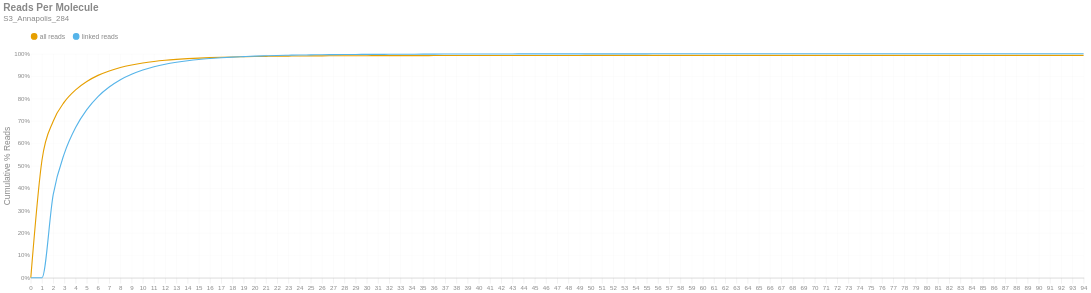

The cell this chart's notebook holds for it:
### Markdown cell above
### Reads per Molecule
This chart shows the cumulative distribution of the number of reads per linked molecule. That is, how many alignments are associated with a unique molecule. This excludes the number of reads associated with invalid or absent linked-read barcodes. The `linked` histogram is the percentages recalculated when disregarding singletons.

### Code cell
if SKIPLR:
    print_html(f"Skipped")
else:
    counts = np.bincount(valids['reads'].cast(pl.Int64).to_numpy())
    weighted = counts * np.arange(len(counts))
    all_perc = weighted / n_reads
    linked_perc = weighted / n_linked_reads
    linked_perc[1] = 0
    binned_df = pl.DataFrame({
        'readsper': list(range(len(counts))),
        'all reads (cumsum)': np.cumsum(all_perc).tolist(),
        'linked reads (cumsum)': np.cumsum(linked_perc).tolist(),
    })

    with SafeRender(binned_df):
        (
            density_plot(binned_df, 'Reads Per Molecule', samplename, 'readspmol')
            .encode(
                x=alt.X('readsper:O', title=None).axis(labelAngle=0).scale(padding=0),
                y=alt.Y('value:Q', title='Cumulative % Reads').axis(format='%').stack(False),
                color=alt.Color("key:N").scale(domain=["all reads", "linked reads"]),
                tooltip=[
                    alt.Tooltip("key:N", title="Data Type"),
                    alt.Tooltip("readsper:O", title="Reads Per Molecule"),
                    alt.Tooltip("value:Q", format=".2%", title="% Reads (Cum.)")
                ]            
            )
        ).display()

### Figure 1 — Vega-Lite specification as saved in the notebook (floating-point values rounded to 4 significant figures)
{"width": "container", "height": 400, "config": {"title": {"anchor": "start", "dy": -15, "fontSize": 18, "color": "#888888", "subtitleColor": "#888888", "subtitleFontSize": 14}, "arc": {"fill": "#0072B2"}, "axis": {"domainColor": "#888888", "domainWidth": 0.5, "gridWidth": 0.2, "grid": false, "titleFontWeight": 400, "titleFontSize": 15, "labelFontSize": 11, "labelColor": "#888888", "tickColor": "#888888", "tickWidth": 0.2, "titleColor": "#888888"}, "axisBand": {"grid": false}, "axisX": {"grid": true, "tickSize": 10, "domainCap": "round"}, "axisY": {"domain": false, "grid": true, "tickSize": 0, "domainCap": "round"}, "background": "transparent", "header": {"labelFontSize": 15, "labelColor": "#888888", "titleFontSize": 15, "titleFontWeight": 600, "titleColor": "#888888"}, "legend": {"labelFont": "sans-serif", "labelFontSize": 12, "labelColor": "#888888", "symbolSize": 100, "symbolType": "circle", "titleFontSize": 12, "titlePadding": 10, "titleColor": "#888888", "title": null, "orient": "top"}, "range": {"category": ["#E69F00", "#56B4E9", "#009E73", "#F0E442", "#0072B2", "#D55E00", "#CC79A7", "#000000"], "diverging": ["#cfe8f3", "#a2d4ec", "#73bfe2", "#46abdb", "#1696d2", "#12719e"]}, "area": {"fill": "#0072B2", "fillOpacity": 0.7, "line": true, "strokeOpacity": 0.7}, "line": {"color": "#0072B2", "stroke": "#0072B2", "strokeWidth": 2}, "trail": {"color": "#0072B2", "stroke": "#0072B2", "strokeWidth": 0, "size": 1}, "point": {"filled": true, "fillOpacity": 1.0, "size": 95}, "text": {"color": "#888888", "fontSize": 11, "align": "right", "fontWeight": 400, "size": 11}, "bar": {"fill": "#0072B2", "stroke": null}, "view": {"stroke": null, "continuousWidth": 660, "continuousHeight": 400}}, "data": {"name": "data-20d4155f5f795f408c1ebb51c485a7c0"}, "mark": {"type": "line", "interpolate": "monotone", "point": {"opacity": 0, "size": 275}}, "encoding": {"color": {"field": "key", "scale": {"domain": ["all reads", "linked reads"]}, "type": "nominal"}, "tooltip": [{"field": "key", "title": "Data Type", "type": "nominal"}, {"field": "readsper", "title": "Reads Per Molecule", "type": "ordinal"}, {"field": "value", "format": ".2%", "title": "% Reads (Cum.)", "type": "quantitative"}], "x": {"axis": {"labelAngle": 0}, "field": "readsper", "scale": {"padding": 0}, "title": null, "type": "ordinal"}, "y": {"axis": {"format": "%"}, "field": "value", "stack": false, "title": "Cumulative % Reads", "type": "quantitative"}}, "params": [{"name": "param_c36ac31b6afebe62", "select": {"type": "point", "fields": ["key"]}, "bind": "legend"}], "title": {"text": "Reads Per Molecule", "subtitle": "S3_Annapolis_284"}, "transform": [{"fold": ["all reads (cumsum)", "linked reads (cumsum)"]}, {"calculate": "replace(datum.key, ' (cumsum)', '')", "as": "key"}, {"filter": {"param": "param_c36ac31b6afebe62"}}], "usermeta": {"embedOptions": {"downloadFileName": "S3_Annapolis_284.readspmol"}}, "$schema": "https://vega.github.io/schema/vega-lite/v6.1.0.json", "datasets": {"data-20d4155f5f795f408c1ebb51c485a7c0": [{"readsper": 0, "all reads (cumsum)": 0.0, "linked reads (cumsum)": 0.0}, {"readsper": 1, "all reads (cumsum)": 0.5256, "linked reads (cumsum)": 0.0}, {"readsper": 2, "all reads (cumsum)": 0.6988, "linked reads (cumsum)": 0.3708}, {"readsper": 3, "all reads (cumsum)": 0.7851, "linked reads (cumsum)": 0.5555}, {"readsper": 4, "all reads (cumsum)": 0.8388, "linked reads (cumsum)": 0.6705}, {"readsper": 5, "all reads (cumsum)": 0.8761, "linked reads (cumsum)": 0.7504}, {"readsper": 6, "all reads (cumsum)": 0.9035, "linked reads (cumsum)": 0.809}, {"readsper": 7, "all reads (cumsum)": 0.9232, "linked reads (cumsum)": 0.8513}, {"readsper": 8, "all reads (cumsum)": 0.9385, "linked reads (cumsum)": 0.884}, {"readsper": 9, "all reads (cumsum)": 0.9498, "linked reads (cumsum)": 0.9083}, {"readsper": 10, "all reads (cumsum)": 0.9588, "linked reads (cumsum)": 0.9275}, {"readsper": 11, "all reads (cumsum)": 0.9657, "linked reads (cumsum)": 0.9421}, {"readsper": 12, "all reads (cumsum)": 0.9709, "linked reads (cumsum)": 0.9533}, {"readsper": 13, "all reads (cumsum)": 0.9749, "linked reads (cumsum)": 0.9618}, {"readsper": 14, "all reads (cumsum)": 0.9781, "linked reads (cumsum)": 0.9688}, {"readsper": 15, "all reads (cumsum)": 0.9807, "linked reads (cumsum)": 0.9744}, {"readsper": 16, "all reads (cumsum)": 0.9827, "linked reads (cumsum)": 0.9786}, {"readsper": 17, "all reads (cumsum)": 0.9844, "linked reads (cumsum)": 0.9822}, {"readsper": 18, "all reads (cumsum)": 0.9858, "linked reads (cumsum)": 0.9852}, {"readsper": 19, "all reads (cumsum)": 0.9868, "linked reads (cumsum)": 0.9874}, {"readsper": 20, "all reads (cumsum)": 0.9878, "linked reads (cumsum)": 0.9895}, {"readsper": 21, "all reads (cumsum)": 0.9885, "linked reads (cumsum)": 0.991}, {"readsper": 22, "all reads (cumsum)": 0.9892, "linked reads (cumsum)": 0.9925}, {"readsper": 23, "all reads (cumsum)": 0.9897, "linked reads (cumsum)": 0.9935}, {"readsper": 24, "all reads (cumsum)": 0.9901, "linked reads (cumsum)": 0.9944}, {"readsper": 25, "all reads (cumsum)": 0.9904, "linked reads (cumsum)": 0.995}, {"readsper": 26, "all reads (cumsum)": 0.9907, "linked reads (cumsum)": 0.9957}, {"readsper": 27, "all reads (cumsum)": 0.9909, "linked reads (cumsum)": 0.9962}, {"readsper": 28, "all reads (cumsum)": 0.9911, "linked reads (cumsum)": 0.9966}, {"readsper": 29, "all reads (cumsum)": 0.9913, "linked reads (cumsum)": 0.9969}, {"readsper": 30, "all reads (cumsum)": 0.9914, "linked reads (cumsum)": 0.9971}, {"readsper": 31, "all reads (cumsum)": 0.9915, "linked reads (cumsum)": 0.9973}, {"readsper": 32, "all reads (cumsum)": 0.9916, "linked reads (cumsum)": 0.9976}, {"readsper": 33, "all reads (cumsum)": 0.9917, "linked reads (cumsum)": 0.9978}, {"readsper": 34, "all reads (cumsum)": 0.9918, "linked reads (cumsum)": 0.998}, {"readsper": 35, "all reads (cumsum)": 0.9919, "linked reads (cumsum)": 0.9982}, {"readsper": 36, "all reads (cumsum)": 0.992, "linked reads (cumsum)": 0.9985}, {"readsper": 37, "all reads (cumsum)": 0.9921, "linked reads (cumsum)": 0.9987}, {"readsper": 38, "all reads (cumsum)": 0.9921, "linked reads (cumsum)": 0.9987}, {"readsper": 39, "all reads (cumsum)": 0.9922, "linked reads (cumsum)": 0.9988}, {"readsper": 40, "all reads (cumsum)": 0.9922, "linked reads (cumsum)": 0.999}, {"readsper": 41, "all reads (cumsum)": 0.9922, "linked reads (cumsum)": 0.999}, {"readsper": 42, "all reads (cumsum)": 0.9923, "linked reads (cumsum)": 0.9991}, {"readsper": 43, "all reads (cumsum)": 0.9923, "linked reads (cumsum)": 0.9992}, {"readsper": 44, "all reads (cumsum)": 0.9923, "linked reads (cumsum)": 0.9992}, {"readsper": 45, "all reads (cumsum)": 0.9924, "linked reads (cumsum)": 0.9993}, {"readsper": 46, "all reads (cumsum)": 0.9924, "linked reads (cumsum)": 0.9994}, {"readsper": 47, "all reads (cumsum)": 0.9924, "linked reads (cumsum)": 0.9994}, {"readsper": 48, "all reads (cumsum)": 0.9925, "linked reads (cumsum)": 0.9995}, {"readsper": 49, "all reads (cumsum)": 0.9925, "linked reads (cumsum)": 0.9996}, {"readsper": 50, "all reads (cumsum)": 0.9925, "linked reads (cumsum)": 0.9996}, {"readsper": 51, "all reads (cumsum)": 0.9925, "linked reads (cumsum)": 0.9996}, {"readsper": 52, "all reads (cumsum)": 0.9925, "linked reads (cumsum)": 0.9996}, {"readsper": 53, "all reads (cumsum)": 0.9925, "linked reads (cumsum)": 0.9996}, {"readsper": 54, "all reads (cumsum)": 0.9926, "linked reads (cumsum)": 0.9997}, {"readsper": 55, "all reads (cumsum)": 0.9926, "linked reads (cumsum)": 0.9998}, {"readsper": 56, "all reads (cumsum)": 0.9926, "linked reads (cumsum)": 0.9998}, {"readsper": 57, "all reads (cumsum)": 0.9926, "linked reads (cumsum)": 0.9998}, {"readsper": 58, "all reads (cumsum)": 0.9926, "linked reads (cumsum)": 0.9998}, {"readsper": 59, "all reads (cumsum)": 0.9926, "linked reads (cumsum)": 0.9998}, {"readsper": 60, "all reads (cumsum)": 0.9926, "linked reads (cumsum)": 0.9998}, {"readsper": 61, "all reads (cumsum)": 0.9926, "linked reads (cumsum)": 0.9998}, {"readsper": 62, "all reads (cumsum)": 0.9926, "linked reads (cumsum)": 0.9998}, {"readsper": 63, "all reads (cumsum)": 0.9926, "linked reads (cumsum)": 0.9999}, {"readsper": 64, "all reads (cumsum)": 0.9926, "linked reads (cumsum)": 0.9999}, {"readsper": 65, "all reads (cumsum)": 0.9926, "linked reads (cumsum)": 0.9999}, {"readsper": 66, "all reads (cumsum)": 0.9926, "linked reads (cumsum)": 0.9999}, {"readsper": 67, "all reads (cumsum)": 0.9926, "linked reads (cumsum)": 0.9999}, {"readsper": 68, "all reads (cumsum)": 0.9927, "linked reads (cumsum)": 0.9999}, {"readsper": 69, "all reads (cumsum)": 0.9927, "linked reads (cumsum)": 0.9999}, {"readsper": 70, "all reads (cumsum)": 0.9927, "linked reads (cumsum)": 0.9999}, {"readsper": 71, "all reads (cumsum)": 0.9927, "linked reads (cumsum)": 0.9999}, {"readsper": 72, "all reads (cumsum)": 0.9927, "linked reads (cumsum)": 0.9999}, {"readsper": 73, "all reads (cumsum)": 0.9927, "linked reads (cumsum)": 0.9999}, {"readsper": 74, "all reads (cumsum)": 0.9927, "linked reads (cumsum)": 0.9999}, {"readsper": 75, "all reads (cumsum)": 0.9927, "linked reads (cumsum)": 0.9999}, {"readsper": 76, "all reads (cumsum)": 0.9927, "linked reads (cumsum)": 0.9999}, {"readsper": 77, "all reads (cumsum)": 0.9927, "linked reads (cumsum)": 0.9999}, {"readsper": 78, "all reads (cumsum)": 0.9927, "linked reads (cumsum)": 0.9999}, {"readsper": 79, "all reads (cumsum)": 0.9927, "linked reads (cumsum)": 0.9999}, {"readsper": 80, "all reads (cumsum)": 0.9927, "linked reads (cumsum)": 0.9999}, {"readsper": 81, "all reads (cumsum)": 0.9927, "linked reads (cumsum)": 0.9999}, {"readsper": 82, "all reads (cumsum)": 0.9927, "linked reads (cumsum)": 0.9999}, {"readsper": 83, "all reads (cumsum)": 0.9927, "linked reads (cumsum)": 0.9999}, {"readsper": 84, "all reads (cumsum)": 0.9927, "linked reads (cumsum)": 0.9999}, {"readsper": 85, "all reads (cumsum)": 0.9927, "linked reads (cumsum)": 1.0}, {"readsper": 86, "all reads (cumsum)": 0.9927, "linked reads (cumsum)": 1.0}, {"readsper": 87, "all reads (cumsum)": 0.9927, "linked reads (cumsum)": 1.0}, {"readsper": 88, "all reads (cumsum)": 0.9927, "linked reads (cumsum)": 1.0}, {"readsper": 89, "all reads (cumsum)": 0.9927, "linked reads (cumsum)": 1.0}, {"readsper": 90, "all reads (cumsum)": 0.9927, "linked reads (cumsum)": 1.0}, {"readsper": 91, "all reads (cumsum)": 0.9927, "linked reads (cumsum)": 1.0}, {"readsper": 92, "all reads (cumsum)": 0.9927, "linked reads (cumsum)": 1.0}, {"readsper": 93, "all reads (cumsum)": 0.9927, "linked reads (cumsum)": 1.0}, {"readsper": 94, "all reads (cumsum)": 0.9927, "linked reads (cumsum)": 1.0}]}}
